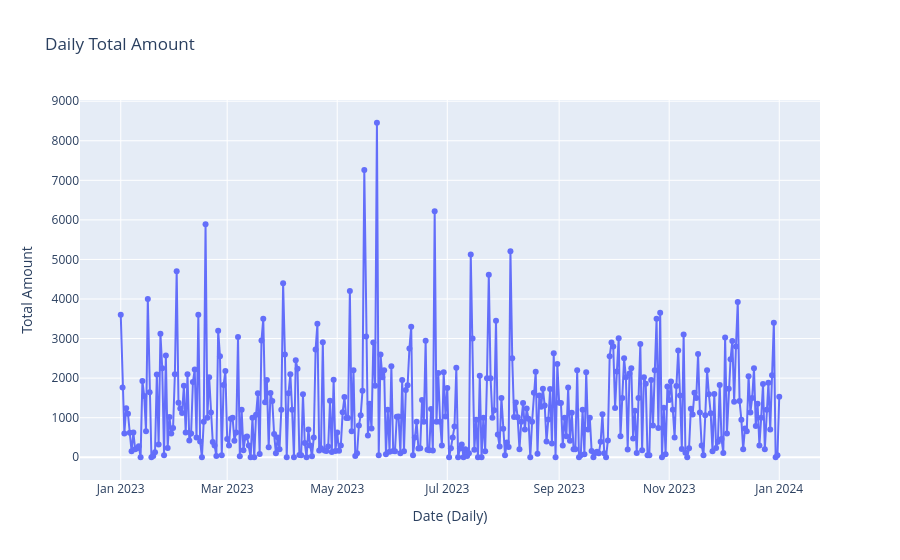

The cell this chart's notebook holds for it:
### Code cell
### Daily Total Amount

# Resample data by day and sum the 'Total Amount' per day
daily_sales = df.resample('D').sum()

# Create an interactive time series plot for Daily Total Amount
fig = px.line(daily_sales, x=daily_sales.index, y='Total Amount', title='Daily Total Amount')
fig.update_xaxes(title_text='Date (Daily)')
fig.update_yaxes(title_text='Total Amount')

# Add hover-over values with the date
fig.update_traces(mode='lines+markers', hovertemplate='%{y:.2f} USD<br>%{x|%Y-%m-%d}')

# Show the plot
fig.show()

### Figure 1 — Plotly figure (JSON) as saved in the notebook; plotly's stock layout.template omitted (floating-point values rounded to 4 significant figures; data arrays with more than 128 entries replaced by an {"elided": "..."} marker saying what was removed)
{"data": [{"hovertemplate": "%{y:.2f} USD<br>%{x|%Y-%m-%d}", "legendgroup": "", "line": {"color": "#636efa", "dash": "solid"}, "marker": {"symbol": "circle"}, "mode": "lines+markers", "name": "", "orientation": "v", "showlegend": false, "type": "scatter", "x": {"elided": "366 str values"}, "xaxis": "x", "y": {"elided": "366 int values"}, "yaxis": "y"}], "layout": {"legend": {"tracegroupgap": 0}, "title": {"text": "Daily Total Amount"}, "xaxis": {"anchor": "y", "domain": [0, 1], "title": {"text": "Date (Daily)"}}, "yaxis": {"anchor": "x", "domain": [0, 1], "title": {"text": "Total Amount"}}}}
